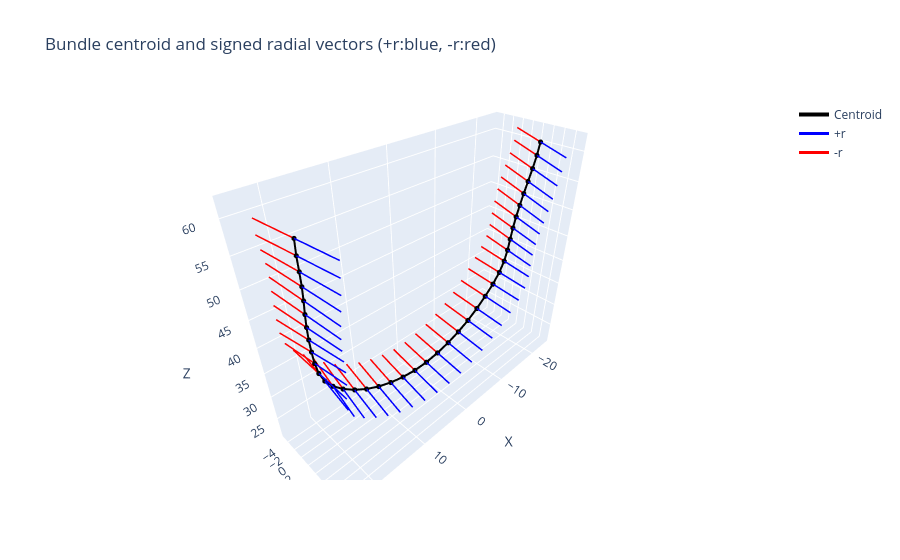

This figure's notebook cell:
### Markdown cell above
### Visualize transverse vectors

### Code cell
plot_uvecs(centroid, u_vecs, 6)

### Figure 1 — Plotly figure (JSON) as saved in the notebook; plotly's stock layout.template omitted (floating-point values rounded to 4 significant figures)
{"data": [{"line": {"color": "black", "width": 4}, "marker": {"size": 3}, "mode": "lines+markers", "name": "Centroid", "type": "scatter3d", "x": [22.43, 22.4, 22.23, 22.05, 21.94, 21.88, 21.8, 21.69, 21.55, 21.34, 20.92, 20.1, 18.82, 17.05, 14.93, 12.57, 10.01, 7.282, 4.415, 1.47, -1.502, -4.448, -7.314, -10.04, -12.6, -14.96, -17.07, -18.83, -20.11, -20.92, -21.33, -21.54, -21.68, -21.79, -21.87, -21.92, -22.02, -22.19, -22.36, -22.38], "y": [5.755, 5.435, 5.045, 4.601, 4.121, 3.645, 3.22, 2.892, 2.671, 2.5, 2.292, 2.013, 1.69, 1.394, 1.194, 1.039, 0.9008, 0.7938, 0.733, 0.7057, 0.7057, 0.7327, 0.7944, 0.9026, 1.041, 1.197, 1.399, 1.696, 2.019, 2.298, 2.505, 2.675, 2.895, 3.222, 3.646, 4.119, 4.597, 5.039, 5.424, 5.738], "z": [60.75, 58.51, 56.21, 53.91, 51.6, 49.26, 46.92, 44.58, 42.25, 39.91, 37.57, 35.25, 32.97, 30.79, 28.81, 27.07, 25.6, 24.45, 23.64, 23.19, 23.2, 23.64, 24.45, 25.6, 27.07, 28.82, 30.8, 32.98, 35.27, 37.59, 39.92, 42.26, 44.6, 46.93, 49.27, 51.61, 53.92, 56.22, 58.51, 60.74]}, {"line": {"color": "blue", "width": 3}, "mode": "lines", "name": "+r", "showlegend": true, "type": "scatter3d", "x": [22.43, 20.96], "y": [5.755, 11.51], "z": [60.75, 59.93]}, {"line": {"color": "blue", "width": 3}, "mode": "lines", "showlegend": false, "type": "scatter3d", "x": [22.4, 20.93], "y": [5.435, 11.19], "z": [58.51, 57.65]}, {"line": {"color": "blue", "width": 3}, "mode": "lines", "showlegend": false, "type": "scatter3d", "x": [22.23, 20.9], "y": [5.045, 10.82], "z": [56.21, 55.26]}, {"line": {"color": "blue", "width": 3}, "mode": "lines", "showlegend": false, "type": "scatter3d", "x": [22.05, 20.93], "y": [4.601, 10.4], "z": [53.91, 52.85]}, {"line": {"color": "blue", "width": 3}, "mode": "lines", "showlegend": false, "type": "scatter3d", "x": [21.94, 20.93], "y": [4.121, 9.933], "z": [51.6, 50.5]}, {"line": {"color": "blue", "width": 3}, "mode": "lines", "showlegend": false, "type": "scatter3d", "x": [21.88, 20.88], "y": [3.645, 9.47], "z": [49.26, 48.23]}, {"line": {"color": "blue", "width": 3}, "mode": "lines", "showlegend": false, "type": "scatter3d", "x": [21.8, 20.75], "y": [3.22, 9.062], "z": [46.92, 46.05]}, {"line": {"color": "blue", "width": 3}, "mode": "lines", "showlegend": false, "type": "scatter3d", "x": [21.69, 20.54], "y": [2.892, 8.746], "z": [44.58, 43.94]}, {"line": {"color": "blue", "width": 3}, "mode": "lines", "showlegend": false, "type": "scatter3d", "x": [21.55, 20.35], "y": [2.671, 8.532], "z": [42.25, 41.78]}, {"line": {"color": "blue", "width": 3}, "mode": "lines", "showlegend": false, "type": "scatter3d", "x": [21.34, 20.4], "y": [2.5, 8.408], "z": [39.91, 39.45]}, {"line": {"color": "blue", "width": 3}, "mode": "lines", "showlegend": false, "type": "scatter3d", "x": [20.92, 20.65], "y": [2.292, 8.249], "z": [37.57, 36.91]}, {"line": {"color": "blue", "width": 3}, "mode": "lines", "showlegend": false, "type": "scatter3d", "x": [20.1, 20.47], "y": [2.013, 7.919], "z": [35.25, 34.26]}, {"line": {"color": "blue", "width": 3}, "mode": "lines", "showlegend": false, "type": "scatter3d", "x": [18.82, 19.47], "y": [1.69, 7.529], "z": [32.97, 31.75]}, {"line": {"color": "blue", "width": 3}, "mode": "lines", "showlegend": false, "type": "scatter3d", "x": [17.05, 17.65], "y": [1.394, 7.236], "z": [30.79, 29.56]}, {"line": {"color": "blue", "width": 3}, "mode": "lines", "showlegend": false, "type": "scatter3d", "x": [14.93, 15.43], "y": [1.194, 7.051], "z": [28.81, 27.61]}, {"line": {"color": "blue", "width": 3}, "mode": "lines", "showlegend": false, "type": "scatter3d", "x": [12.57, 13.02], "y": [1.039, 6.888], "z": [27.07, 25.81]}, {"line": {"color": "blue", "width": 3}, "mode": "lines", "showlegend": false, "type": "scatter3d", "x": [10.01, 10.4], "y": [0.9008, 6.74], "z": [25.6, 24.27]}, {"line": {"color": "blue", "width": 3}, "mode": "lines", "showlegend": false, "type": "scatter3d", "x": [7.282, 7.581], "y": [0.7938, 6.632], "z": [24.45, 23.1]}, {"line": {"color": "blue", "width": 3}, "mode": "lines", "showlegend": false, "type": "scatter3d", "x": [4.415, 4.605], "y": [0.733, 6.58], "z": [23.64, 22.3]}, {"line": {"color": "blue", "width": 3}, "mode": "lines", "showlegend": false, "type": "scatter3d", "x": [1.47, 1.535], "y": [0.7057, 6.561], "z": [23.19, 21.89]}, {"line": {"color": "blue", "width": 3}, "mode": "lines", "showlegend": false, "type": "scatter3d", "x": [-1.502, -1.568], "y": [0.7057, 6.561], "z": [23.2, 21.89]}, {"line": {"color": "blue", "width": 3}, "mode": "lines", "showlegend": false, "type": "scatter3d", "x": [-4.448, -4.638], "y": [0.7327, 6.579], "z": [23.64, 22.3]}, {"line": {"color": "blue", "width": 3}, "mode": "lines", "showlegend": false, "type": "scatter3d", "x": [-7.314, -7.614], "y": [0.7944, 6.632], "z": [24.45, 23.09]}, {"line": {"color": "blue", "width": 3}, "mode": "lines", "showlegend": false, "type": "scatter3d", "x": [-10.04, -10.43], "y": [0.9026, 6.741], "z": [25.6, 24.28]}, {"line": {"color": "blue", "width": 3}, "mode": "lines", "showlegend": false, "type": "scatter3d", "x": [-12.6, -13.05], "y": [1.041, 6.89], "z": [27.07, 25.81]}, {"line": {"color": "blue", "width": 3}, "mode": "lines", "showlegend": false, "type": "scatter3d", "x": [-14.96, -15.46], "y": [1.197, 7.054], "z": [28.82, 27.62]}, {"line": {"color": "blue", "width": 3}, "mode": "lines", "showlegend": false, "type": "scatter3d", "x": [-17.07, -17.67], "y": [1.399, 7.241], "z": [30.8, 29.58]}, {"line": {"color": "blue", "width": 3}, "mode": "lines", "showlegend": false, "type": "scatter3d", "x": [-18.83, -19.48], "y": [1.696, 7.536], "z": [32.98, 31.76]}, {"line": {"color": "blue", "width": 3}, "mode": "lines", "showlegend": false, "type": "scatter3d", "x": [-20.11, -20.47], "y": [2.019, 7.927], "z": [35.27, 34.28]}, {"line": {"color": "blue", "width": 3}, "mode": "lines", "showlegend": false, "type": "scatter3d", "x": [-20.92, -20.64], "y": [2.298, 8.255], "z": [37.59, 36.93]}, {"line": {"color": "blue", "width": 3}, "mode": "lines", "showlegend": false, "type": "scatter3d", "x": [-21.33, -20.39], "y": [2.505, 8.414], "z": [39.92, 39.47]}, {"line": {"color": "blue", "width": 3}, "mode": "lines", "showlegend": false, "type": "scatter3d", "x": [-21.54, -20.35], "y": [2.675, 8.538], "z": [42.26, 41.79]}, {"line": {"color": "blue", "width": 3}, "mode": "lines", "showlegend": false, "type": "scatter3d", "x": [-21.68, -20.54], "y": [2.895, 8.751], "z": [44.6, 43.95]}, {"line": {"color": "blue", "width": 3}, "mode": "lines", "showlegend": false, "type": "scatter3d", "x": [-21.79, -20.74], "y": [3.222, 9.066], "z": [46.93, 46.07]}, {"line": {"color": "blue", "width": 3}, "mode": "lines", "showlegend": false, "type": "scatter3d", "x": [-21.87, -20.86], "y": [3.646, 9.471], "z": [49.27, 48.24]}, {"line": {"color": "blue", "width": 3}, "mode": "lines", "showlegend": false, "type": "scatter3d", "x": [-21.92, -20.9], "y": [4.119, 9.93], "z": [51.61, 50.51]}, {"line": {"color": "blue", "width": 3}, "mode": "lines", "showlegend": false, "type": "scatter3d", "x": [-22.02, -20.88], "y": [4.597, 10.39], "z": [53.92, 52.86]}, {"line": {"color": "blue", "width": 3}, "mode": "lines", "showlegend": false, "type": "scatter3d", "x": [-22.19, -20.84], "y": [5.039, 10.81], "z": [56.22, 55.27]}, {"line": {"color": "blue", "width": 3}, "mode": "lines", "showlegend": false, "type": "scatter3d", "x": [-22.36, -20.86], "y": [5.424, 11.17], "z": [58.51, 57.66]}, {"line": {"color": "blue", "width": 3}, "mode": "lines", "showlegend": false, "type": "scatter3d", "x": [-22.38, -20.88], "y": [5.738, 11.49], "z": [60.74, 59.93]}, {"line": {"color": "red", "width": 3}, "mode": "lines", "name": "-r", "showlegend": true, "type": "scatter3d", "x": [22.43, 23.91], "y": [5.755, -0.002975], "z": [60.75, 61.57]}, {"line": {"color": "red", "width": 3}, "mode": "lines", "showlegend": false, "type": "scatter3d", "x": [22.4, 23.87], "y": [5.435, -0.3186], "z": [58.51, 59.37]}, {"line": {"color": "red", "width": 3}, "mode": "lines", "showlegend": false, "type": "scatter3d", "x": [22.23, 23.55], "y": [5.045, -0.7282], "z": [56.21, 57.17]}, {"line": {"color": "red", "width": 3}, "mode": "lines", "showlegend": false, "type": "scatter3d", "x": [22.05, 23.17], "y": [4.601, -1.198], "z": [53.91, 54.97]}, {"line": {"color": "red", "width": 3}, "mode": "lines", "showlegend": false, "type": "scatter3d", "x": [21.94, 22.94], "y": [4.121, -1.691], "z": [51.6, 52.7]}, {"line": {"color": "red", "width": 3}, "mode": "lines", "showlegend": false, "type": "scatter3d", "x": [21.88, 22.88], "y": [3.645, -2.18], "z": [49.26, 50.29]}, {"line": {"color": "red", "width": 3}, "mode": "lines", "showlegend": false, "type": "scatter3d", "x": [21.8, 22.86], "y": [3.22, -2.622], "z": [46.92, 47.78]}, {"line": {"color": "red", "width": 3}, "mode": "lines", "showlegend": false, "type": "scatter3d", "x": [21.69, 22.84], "y": [2.892, -2.962], "z": [44.58, 45.23]}, {"line": {"color": "red", "width": 3}, "mode": "lines", "showlegend": false, "type": "scatter3d", "x": [21.55, 22.74], "y": [2.671, -3.189], "z": [42.25, 42.72]}, {"line": {"color": "red", "width": 3}, "mode": "lines", "showlegend": false, "type": "scatter3d", "x": [21.34, 22.27], "y": [2.5, -3.409], "z": [39.91, 40.36]}, {"line": {"color": "red", "width": 3}, "mode": "lines", "showlegend": false, "type": "scatter3d", "x": [20.92, 21.19], "y": [2.292, -3.664], "z": [37.57, 38.24]}, {"line": {"color": "red", "width": 3}, "mode": "lines", "showlegend": false, "type": "scatter3d", "x": [20.1, 19.74], "y": [2.013, -3.893], "z": [35.25, 36.24]}, {"line": {"color": "red", "width": 3}, "mode": "lines", "showlegend": false, "type": "scatter3d", "x": [18.82, 18.16], "y": [1.69, -4.148], "z": [32.97, 34.18]}, {"line": {"color": "red", "width": 3}, "mode": "lines", "showlegend": false, "type": "scatter3d", "x": [17.05, 16.44], "y": [1.394, -4.449], "z": [30.79, 32.01]}, {"line": {"color": "red", "width": 3}, "mode": "lines", "showlegend": false, "type": "scatter3d", "x": [14.93, 14.43], "y": [1.194, -4.664], "z": [28.81, 30.01]}, {"line": {"color": "red", "width": 3}, "mode": "lines", "showlegend": false, "type": "scatter3d", "x": [12.57, 12.12], "y": [1.039, -4.811], "z": [27.07, 28.32]}, {"line": {"color": "red", "width": 3}, "mode": "lines", "showlegend": false, "type": "scatter3d", "x": [10.01, 9.625], "y": [0.9008, -4.938], "z": [25.6, 26.92]}, {"line": {"color": "red", "width": 3}, "mode": "lines", "showlegend": false, "type": "scatter3d", "x": [7.282, 6.983], "y": [0.7938, -5.045], "z": [24.45, 25.8]}, {"line": {"color": "red", "width": 3}, "mode": "lines", "showlegend": false, "type": "scatter3d", "x": [4.415, 4.225], "y": [0.733, -5.114], "z": [23.64, 24.97]}, {"line": {"color": "red", "width": 3}, "mode": "lines", "showlegend": false, "type": "scatter3d", "x": [1.47, 1.404], "y": [0.7057, -5.15], "z": [23.19, 24.5]}, {"line": {"color": "red", "width": 3}, "mode": "lines", "showlegend": false, "type": "scatter3d", "x": [-1.502, -1.436], "y": [0.7057, -5.149], "z": [23.2, 24.5]}, {"line": {"color": "red", "width": 3}, "mode": "lines", "showlegend": false, "type": "scatter3d", "x": [-4.448, -4.257], "y": [0.7327, -5.113], "z": [23.64, 24.98]}, {"line": {"color": "red", "width": 3}, "mode": "lines", "showlegend": false, "type": "scatter3d", "x": [-7.314, -7.014], "y": [0.7944, -5.043], "z": [24.45, 25.8]}, {"line": {"color": "red", "width": 3}, "mode": "lines", "showlegend": false, "type": "scatter3d", "x": [-10.04, -9.655], "y": [0.9026, -4.935], "z": [25.6, 26.93]}, {"line": {"color": "red", "width": 3}, "mode": "lines", "showlegend": false, "type": "scatter3d", "x": [-12.6, -12.15], "y": [1.041, -4.807], "z": [27.07, 28.33]}, {"line": {"color": "red", "width": 3}, "mode": "lines", "showlegend": false, "type": "scatter3d", "x": [-14.96, -14.46], "y": [1.197, -4.659], "z": [28.82, 30.02]}, {"line": {"color": "red", "width": 3}, "mode": "lines", "showlegend": false, "type": "scatter3d", "x": [-17.07, -16.46], "y": [1.399, -4.443], "z": [30.8, 32.03]}, {"line": {"color": "red", "width": 3}, "mode": "lines", "showlegend": false, "type": "scatter3d", "x": [-18.83, -18.18], "y": [1.696, -4.143], "z": [32.98, 34.19]}, {"line": {"color": "red", "width": 3}, "mode": "lines", "showlegend": false, "type": "scatter3d", "x": [-20.11, -19.75], "y": [2.019, -3.888], "z": [35.27, 36.25]}, {"line": {"color": "red", "width": 3}, "mode": "lines", "showlegend": false, "type": "scatter3d", "x": [-20.92, -21.2], "y": [2.298, -3.658], "z": [37.59, 38.25]}, {"line": {"color": "red", "width": 3}, "mode": "lines", "showlegend": false, "type": "scatter3d", "x": [-21.33, -22.27], "y": [2.505, -3.404], "z": [39.92, 40.38]}, {"line": {"color": "red", "width": 3}, "mode": "lines", "showlegend": false, "type": "scatter3d", "x": [-21.54, -22.73], "y": [2.675, -3.187], "z": [42.26, 42.73]}, {"line": {"color": "red", "width": 3}, "mode": "lines", "showlegend": false, "type": "scatter3d", "x": [-21.68, -22.82], "y": [2.895, -2.961], "z": [44.6, 45.24]}, {"line": {"color": "red", "width": 3}, "mode": "lines", "showlegend": false, "type": "scatter3d", "x": [-21.79, -22.84], "y": [3.222, -2.622], "z": [46.93, 47.79]}, {"line": {"color": "red", "width": 3}, "mode": "lines", "showlegend": false, "type": "scatter3d", "x": [-21.87, -22.87], "y": [3.646, -2.179], "z": [49.27, 50.3]}, {"line": {"color": "red", "width": 3}, "mode": "lines", "showlegend": false, "type": "scatter3d", "x": [-21.92, -22.93], "y": [4.119, -1.691], "z": [51.61, 52.7]}, {"line": {"color": "red", "width": 3}, "mode": "lines", "showlegend": false, "type": "scatter3d", "x": [-22.02, -23.16], "y": [4.597, -1.199], "z": [53.92, 54.97]}, {"line": {"color": "red", "width": 3}, "mode": "lines", "showlegend": false, "type": "scatter3d", "x": [-22.19, -23.54], "y": [5.039, -0.7293], "z": [56.22, 57.17]}, {"line": {"color": "red", "width": 3}, "mode": "lines", "showlegend": false, "type": "scatter3d", "x": [-22.36, -23.85], "y": [5.424, -0.3226], "z": [58.51, 59.37]}, {"line": {"color": "red", "width": 3}, "mode": "lines", "showlegend": false, "type": "scatter3d", "x": [-22.38, -23.88], "y": [5.738, -0.01555], "z": [60.74, 61.55]}], "layout": {"scene": {"aspectmode": "data", "xaxis": {"title": {"text": "X"}}, "yaxis": {"title": {"text": "Y"}}, "zaxis": {"title": {"text": "Z"}}}, "title": {"text": "Bundle centroid and signed radial vectors (+r:blue, -r:red)"}}}
